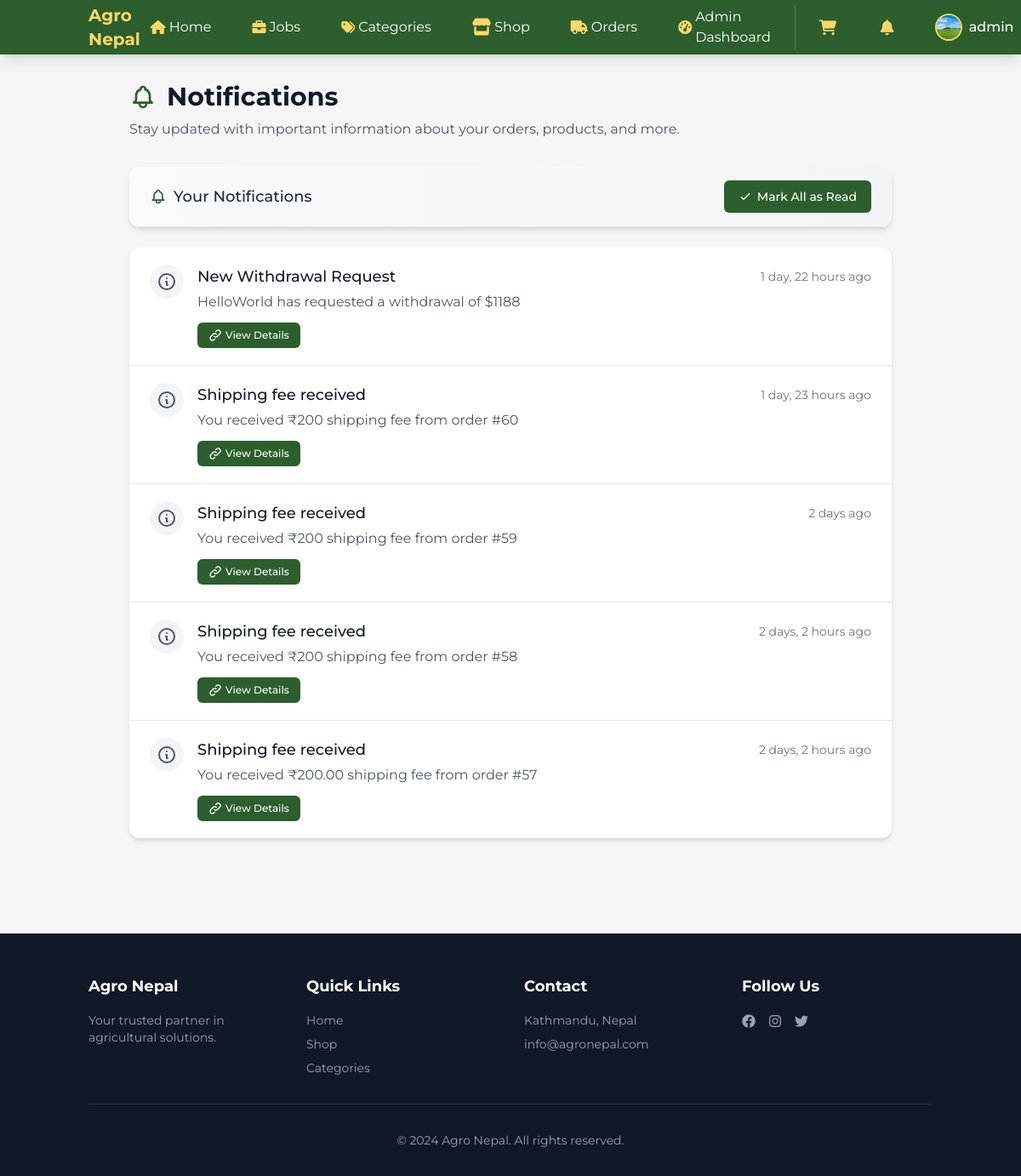
The app's page /notifications/ (signed in) with its own data.
### Accounts/models.py (models this page shows, shortened)
class Profile(models.Model):
    user = models.OneToOneField(User, on_delete=models.CASCADE)
    bio = models.TextField(blank=True)
    profile_picture = models.ImageField(upload_to ='profile',default='1.jpg',blank=True,null=True)
    wallet_balance = models.DecimalField(max_digits=10, decimal_places=2, default=0.00)
    auth_token = models.CharField(max_length=100)
    is_verified = models.BooleanField(default=False)
    created_at = models.DateTimeField(auto_now_add=True)
    show_request_manager_btn = models.BooleanField(default=False)
    referral_code = models.CharField(max_length=8, unique=True, default=generate_referral_code)
    referred_by = models.ForeignKey(User, on_delete=models.SET_NULL, null=True, blank=True, related_name='referrals')
    points = models.IntegerField(default=0)
    updated_at = models.DateTimeField(auto_now=True)

class Notification(models.Model):
    NOTIFICATION_TYPES = (
        ('order', 'Order Update'),
        ('product', 'Product Update'),
        ('deal', 'Deal Update'),
        ('system', 'System Notification'),
        ('commission', 'Referral Commission'),
    )
    user = models.ForeignKey(User, on_delete=models.CASCADE, related_name='notifications')
    notification_type = models.CharField(max_length=20, choices=NOTIFICATION_TYPES)
    title = models.CharField(max_length=100)
    message = models.TextField()
    link = models.CharField(max_length=255, blank=True, null=True)  # Optional link to redirect when clicked
    is_read = models.BooleanField(default=False)
    created_at = models.DateTimeField(auto_now_add=True)
    class Meta:
        ordering = ['-created_at']

### Accounts/views.py (the view)
# urls.py: path('notifications/', views.notifications_list, name='notifications_list'),
@login_required
def notifications_list(request):
    notifications = Notification.objects.filter(user=request.user).order_by('-created_at')
    paginator = Paginator(notifications, 10)  # Show 10 notifications per page
    page_number = request.GET.get('page')
    page_obj = paginator.get_page(page_number)
    if request.user.is_authenticated:
        cart_items = Cart.objects.filter(user=request.user)
        cart_count = cart_items.count()
        unread_notifications = Notification.objects.filter(user=request.user, is_read=False).count()
    else:
        cart_items = []
        cart_count = 0
        unread_notifications = 0
    context = {
        'notifications': page_obj,
        'cart_items': cart_items,
        'cart_count': cart_count,
        'unread_notifications': unread_notifications
    }
    return render(request, 'notifications.html', context)

### Accounts/context_processors.py (called while the page is built)
def cart_processor(request):
    if request.user.is_authenticated:
        cart_items = Cart.objects.filter(user=request.user)
        cart_count = cart_items.count()
        cart_total = sum(item.total_price() for item in cart_items)
        return {
            'cart_items': cart_items,
            'cart_count': cart_count,
            'cart_total': cart_total
        }
    return {
        'cart_items': [],
        'cart_count': 0,
        'cart_total': 0
    }

def notification_processor(request):
    if request.user.is_authenticated:
        unread_notifications = Notification.objects.filter(user=request.user, is_read=False).count()
        pending_withdrawals = 0
        if request.user.is_staff or hasattr(request.user, 'coadmin_profile'):
            pending_withdrawals = WalletWithdrawal.objects.filter(status='pending').count()
        return {
            'unread_notifications': unread_notifications,
            'pending_withdrawals': pending_withdrawals,
        }
    return {
        'unread_notifications': 0,
        'pending_withdrawals': 0,
    }

### Accounts/templates/notifications.html (shortened to what this page needs)
{% extends 'base.html' %}
{% load static %}
{% block content %}
<div class="container mx-auto px-4 py-8">
    <div class="max-w-4xl mx-auto">
        <div class="mb-8">
            <h1 class="text-3xl font-bold text-gray-900 flex items-center">
                Notifications
            </h1>
            <p class="mt-2 text-gray-600 max-w-3xl">Stay updated with important information about your orders, products, and more.</p>
        </div>
        <div class="bg-white rounded-xl shadow-md overflow-hidden mb-6">
            <div class="px-6 py-4 bg-gradient-to-r from-gray-50 to-gray-100 border-b border-gray-200 flex justify-between items-center">
                <h2 class="text-lg font-medium text-gray-800 flex items-center">
                    Your Notifications
                </h2>
                <form action="{% url 'mark_all_notifications_read' %}" method="post" id="mark-all-form">
                    <button type="submit" class="inline-flex items-center px-4 py-2 border border-transparent text-sm font-medium rounded-md shadow-sm text-white bg-primary hover:bg-secondary focus:outline-none focus:ring-2 focus:ring-offset-2 focus:ring-primary">
                        <svg xmlns="http://www.w3.org/2000/svg" class="h-4 w-4 mr-1.5" fill="none" viewBox="0 0 24 24" stroke="currentColor">
                            <path stroke-linecap="round" stroke-linejoin="round" stroke-width="2" d="M5 13l4 4L19 7" />
                        </svg>
                        Mark All as Read
                    </button>
                </form>
            </div>
        </div>
        <div class="bg-white rounded-xl shadow-md overflow-hidden">
            {% if notifications %}
            <ul class="divide-y divide-gray-200">
                {% for notification in notifications %}
                <li class="hover:bg-gray-50 transition-colors duration-150 notification-item{% if not notification.is_read %} bg-blue-50{% endif %}" data-id="{{ notification.id }}">
                    <div class="px-6 py-5">
                        <div class="flex items-start">
                            <div class="flex-shrink-0">
                                {% if notification.notification_type == 'order' %}
                                <div class="h-10 w-10 rounded-full bg-primary bg-opacity-20 flex items-center justify-center">
                                    <svg xmlns="http://www.w3.org/2000/svg" class="h-6 w-6 text-primary" fill="none" viewBox="0 0 24 24" stroke="currentColor">
                                        <path stroke-linecap="round" stroke-linejoin="round" stroke-width="2" d="M16 11V7a4 4 0 00-8 0v4M5 9h14l1 12H4L5 9z" />
                                    </svg>
                                </div>
                                {% else %}
                                <div class="h-10 w-10 rounded-full bg-gray-100 flex items-center justify-center">
                                    <svg xmlns="http://www.w3.org/2000/svg" class="h-6 w-6 text-gray-600" fill="none" viewBox="0 0 24 24" stroke="currentColor">
                                        <path stroke-linecap="round" stroke-linejoin="round" stroke-width="2" d="M13 16h-1v-4h-1m1-4h.01M21 12a9 9 0 11-18 0 9 9 0 0118 0z" />
                                    </svg>
                                </div>
                                {% endif %}
                            </div>
                            <div class="ml-4 flex-1">
                                <div class="flex items-center justify-between">
                                    <h3 class="text-lg font-medium text-gray-900">{{ notification.title }}</h3>
                                    <span class="text-sm text-gray-500">{{ notification.created_at|timesince }} ago</span>
                                </div>
                                <p class="mt-1 text-gray-600">{{ notification.message }}</p>
                                <div class="mt-3 flex">
                                    {% if notification.link %}
                                    <a href="{{ notification.link }}" class="inline-flex items-center px-3 py-1.5 border border-transparent text-xs font-medium rounded-md text-white bg-primary hover:bg-secondary focus:outline-none focus:ring-1 focus:ring-offset-1 focus:ring-accent transition-colors duration-200">
                                        View Details
                                    </a>
                                    {% endif %}
                                </div>
                            </div>
                        </div>
                    </div>
                </li>
                {% endfor %}
            </ul>
            {% endif %}
        </div>
    </div>
</div>
{% endblock %}

### Accounts/templates/base.html (shortened to what this page needs)
<!DOCTYPE html>
{% load static %}
<html lang="en">
<head>
    <script src="https://cdn.tailwindcss.com"></script>
    <link rel="stylesheet" href="https://cdnjs.cloudflare.com/ajax/libs/font-awesome/6.0.0-beta3/css/all.min.css">
</head>
<body class="bg-light text-dark font-sans has-bottom-nav">
    <nav class="bg-primary text-white shadow-lg sticky top-0 z-50">
        <div class="container mx-auto px-4">
            <div class="flex items-center justify-between h-16">
                <a href="/" class="flex items-center space-x-2">
                    <span class="text-xl font-bold text-accent">Agro Nepal</span>
                </a>
                <div class="hidden lg:flex items-center space-x-4">
                    <div class="flex items-center space-x-1 md:space-x-6">
                        <a href="/" class="nav-link px-3 py-2 rounded-lg hover:bg-primary/30 transition duration-300 flex items-center space-x-1">
                            <i class="fas fa-home text-accent"></i>
                            <span>Home</span>
                        </a>
                        <a href="/job" class="nav-link px-3 py-2 rounded-lg hover:bg-primary/30 transition duration-300 flex items-center space-x-1">
                            <i class="fas fa-briefcase text-accent"></i>
                            <span>Jobs</span>
                        </a>
                        <a href="/categories" class="nav-link px-3 py-2 rounded-lg hover:bg-primary/30 transition duration-300 flex items-center space-x-1">
                            <i class="fas fa-tags text-accent"></i>
                            <span>Categories</span>
                        </a>
                        <a href="/product" class="nav-link px-3 py-2 rounded-lg hover:bg-primary/30 transition duration-300 flex items-center space-x-1">
                            <i class="fas fa-store text-xl text-accent"></i>
                            <span>Shop</span>
                        </a>
                        <a href="/order_details" class="nav-link px-3 py-2 rounded-lg hover:bg-primary/30 transition duration-300 flex items-center space-x-1">
                            <i class="fas fa-truck text-accent"></i>
                            <span>Orders</span>
                        </a>
                        {% if request.user.is_superuser %}
                        <a href="/admin_dashboard/dashboard/" class="nav-link px-3 py-2 rounded-lg hover:bg-primary/30 transition duration-300 flex items-center space-x-1">
                            <i class="fas fa-tachometer-alt text-accent"></i>
                            <span>Admin Dashboard </span>
                        </a>
                        {% elif request.user.profile.show_request_manager_btn %}
                        <a href="{% url 'coadmin_dashboard' %}" class="nav-link px-3 py-2 rounded-lg hover:bg-primary/30 transition duration-300 flex items-center space-x-1">
                            <i class="fas fa-tachometer-alt text-accent"></i>
                            <span> coadmin Dashboard </span>
                        </a>
                        {% else %}
                        <a href="/seller/" class="nav-link px-3 py-2 rounded-lg hover:bg-primary/30 transition duration-300 flex items-center space-x-1">
                            <i class="fas fa-tachometer-alt text-accent"></i>
                            <span>Seller Dashboard</span>
                        </a>
                        {% endif %}
                    </div>
                    <div class="flex items-center space-x-4 pl-4 border-l border-white/20">
                        <div class="relative mr-2">
                            <a href="/cart" id="cart-link" class="relative p-3 rounded-full  hover:bg-primary/50 transition duration-300 block tooltip mobile-tap-target">
                                <i class="fas fa-shopping-cart text-lg text-accent"></i>
                            </a>
                        </div>
                        <div class="relative mr-2">
                            <a href="{% url 'notifications_list' %}" id="notification-link" class="relative p-2 rounded-full p-3 hover:bg-primary/50 transition duration-300 block tooltip mobile-tap-target">
                                <i class="fas fa-bell text-lg text-accent"></i>
                            </a>
                        </div>
                        {% if user.is_authenticated %}
                        <div class="flex items-center space-x-3">
                            <a href="/profile" class="flex items-center space-x-2 bg-primary/30 hover:bg-primary/50 px-3 py-2 rounded-lg transition duration-300 tooltip">
                                <img src="{{ user.profile.profile_picture.url }}" alt="Profile"
                                    class="w-8 h-8 rounded-full border-2 border-accent object-cover">
                                <span class="font-medium">{{ user.username }}</span>
                            </a>
                        </div>
                        {% else %}
                        <a href="{% url 'login_attempt' %}" class="bg-accent/90 hover:bg-accent text-primary px-4 py-2 rounded-lg transition duration-300 font-medium flex items-center space-x-2">
                            <i class="fas fa-sign-in-alt"></i>
                            <span>Login</span>
                        </a>
                        {% endif %}
                    </div>
                </div>
            </div>
        </div>
    </nav>
    <main class="pb-20">
        {% block content %}{% endblock %}
    </main>
    <footer class="bg-gray-900 text-white pt-12 pb-20 lg:pb-8">
        <div class="container mx-auto px-4">
            <div class="grid grid-cols-2 lg:grid-cols-4 gap-8">
                <div>
                    <h3 class="text-lg font-bold mb-4">Agro Nepal</h3>
                    <p class="text-gray-400 text-sm">Your trusted partner in agricultural solutions.</p>
                </div>
                <div>
                    <h3 class="text-lg font-bold mb-4">Quick Links</h3>
                    <ul class="space-y-2 text-sm">
                        <li><a href="/" class="text-gray-400 hover:text-accent">Home</a></li>
                        <li><a href="/product" class="text-gray-400 hover:text-accent">Shop</a></li>
                        <li><a href="/categories" class="text-gray-400 hover:text-accent">Categories</a></li>
                    </ul>
                </div>
                <div>
                    <h3 class="text-lg font-bold mb-4">Contact</h3>
                    <ul class="space-y-2 text-sm text-gray-400">
                        <li>Kathmandu, Nepal</li>
                        <li>info@agronepal.com</li>
                    </ul>
                </div>
                <div>
                    <h3 class="text-lg font-bold mb-4">Follow Us</h3>
                    <div class="flex space-x-4">
                        <a href="#" class="text-gray-400 hover:text-accent"><i class="fab fa-facebook"></i></a>
                        <a href="#" class="text-gray-400 hover:text-accent"><i class="fab fa-instagram"></i></a>
                        <a href="#" class="text-gray-400 hover:text-accent"><i class="fab fa-twitter"></i></a>
                    </div>
                </div>
            </div>
            <div class="mt-8 pt-8 border-t border-gray-800 text-center text-sm text-gray-400">
                <p>&copy; 2024 Agro Nepal. All rights reserved.</p>
            </div>
        </div>
    </footer>
</body>
</html>

### Accounts/templates/base.html (style rules this page uses)
.mobile-tap-target { min-height: 48px; min-width: 48px; }
html, body { overscroll-behavior-y: contain; -webkit-overflow-scrolling: touch; }
body { overflow-y: scroll; height: 100%; }
* { -webkit-tap-highlight-color: transparent; }
.nav-link { position: relative; }
.nav-link::after { content: ''; position: absolute; width: 0; height: 2px; bottom: -4px; left: 0; background-color: #FED766; transition: width 0.3s ease; }
.tooltip { position: relative; }

### records on screen
Notification: title "New Withdrawal Request", created_at "1 day, 22 hours", message "HelloWorld has requested a withdrawal of $1188"
Notification: title "Shipping fee received", created_at "1 day, 23 hours", message "You received ₹200 shipping fee from order #60"
Notification: title "Shipping fee received", created_at "2 days", message "You received ₹200 shipping fee from order #59"
Notification: title "Shipping fee received", created_at "2 days, 2 hours", message "You received ₹200 shipping fee from order #58"
Notification: title "Shipping fee received", created_at "2 days, 2 hours", message "You received ₹200.00 shipping fee from order #57"

### other values on screen
{{ user.username }} "admin"
